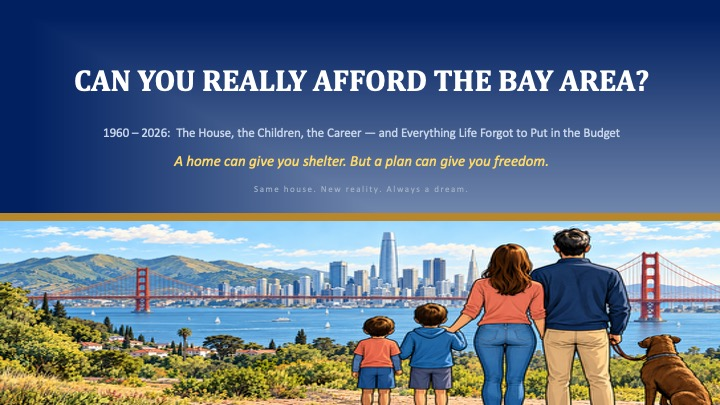
#> input picture images/articles/can-you-really-afford-the-bay-area/slides/slide-01.jpg, 720 x 405 px
$ python make_cards.py
#> lines starting #> are read from the running program, lines starting #| are printed output that depends on the picture
#!/usr/bin/env python3
"""Build the share card and homepage poster from the deck's cover slide.

    python images/articles/can-you-really-afford-the-bay-area/source/make_cards.py

Outputs, relative to this file's parent directory:
  share-card.jpg   1200x630   Open Graph / Twitter / deck-card image (padded, so the
                              full title stays visible in a link preview)
  poster.webp       800x1000  homepage featured-sidebar thumbnail (4:5; the whole
                              slide over a blurred enlargement of itself, so the
                              title reads instead of being cropped away)

Both are derived from slides/slide-01.jpg, so replacing that slide with a
higher-resolution export and re-running this is all that is needed to sharpen
the cards. Do not hand-edit the outputs.

An earlier version of this script drew the cards from scratch in SVG using the
modelled price series. That series has been superseded by the deck's FHFA
back-cast, so drawing them here would only create a third set of numbers to keep
in sync. The cover slide is the single source of truth now.
"""
from pathlib import Path
from PIL import Image, ImageEnhance, ImageFilter, ImageOps

OUT = Path(__file__).resolve().parent.parent
SRC = OUT / "slides" / "slide-01.jpg"
BACKDROP = (26, 45, 82)          # the slide's own deep blue, for letterbox bars


def build(size, name, mode="pad", **save):
    """Compose one card from the cover slide.

    `pad` letterboxes onto the slide's own blue - nothing is cropped, so the
    title survives a link preview.

    `poster` is for the 4:5 homepage thumbnail, where letterbox bars would waste
    more than half the frame and a straight crop would slice the title in two.
    The full slide sits over a blurred, darkened enlargement of itself: the
    frame fills, and every word still reads.
    """
#> called with size = (1200, 630), name = 'share-card.jpg', mode = 'pad'
    src = Image.open(SRC).convert("RGB")
#> src is the input picture: PIL image 720x405 RGB; mean R, G, B 93.9, 111.5, 135.3
    if mode == "pad":
        card = ImageOps.pad(src, size, method=Image.LANCZOS, color=BACKDROP,
                            centering=(0.5, 0.5))
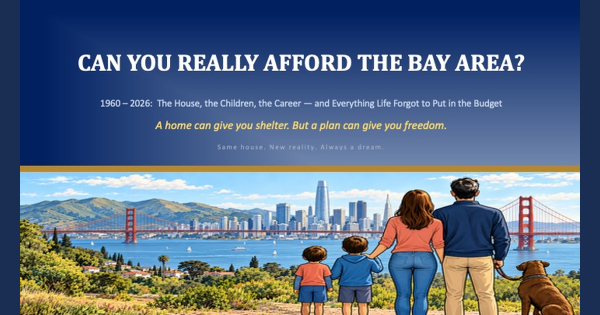
#> card: PIL image 1200x630 RGB (shown at 1/2 size); mean R, G, B 89.4, 107.1, 131.7
    else:
        card = ImageOps.fit(src, size, method=Image.LANCZOS, centering=(0.5, 0.35))
        card = card.filter(ImageFilter.GaussianBlur(28))
        card = ImageEnhance.Brightness(card).enhance(0.62)
        w = size[0]
        slide = src.resize((w, round(w * src.height / src.width)), Image.LANCZOS)
        card.paste(slide, (0, (size[1] - slide.height) // 2))
    card.save(OUT / name, **save)
    print(f"wrote {OUT / name}  {size[0]}x{size[1]}  {(OUT / name).stat().st_size:,} bytes")


if __name__ == "__main__":
    if not SRC.exists():
        raise SystemExit(f"missing {SRC}")
    # The cover is photographic, so JPEG rather than PNG - a PNG of it runs ~750KB.
    build((1200, 630), "share-card.jpg", "pad", format="JPEG", quality=88, optimize=True,
          progressive=True)
    build((800, 1000), "poster.webp", "poster", format="WEBP", quality=88, method=6)
#> call 2 of build, with size = (800, 1000), name = 'poster.webp', mode = 'poster'
#> in build (call 2), `card = ImageOps.fit(src, size, method=Image.LANCZOS, centering=(0.5, 0..`:
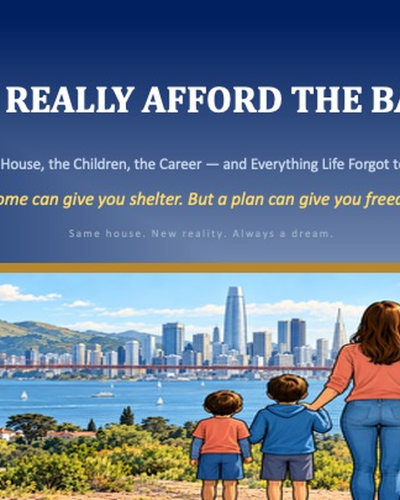
#> card: PIL image 800x1000 RGB (shown at 1/2 size); mean R, G, B 98.7, 117.9, 143.3
#> in build (call 2), `card = card.filter(ImageFilter.GaussianBlur(28))`:
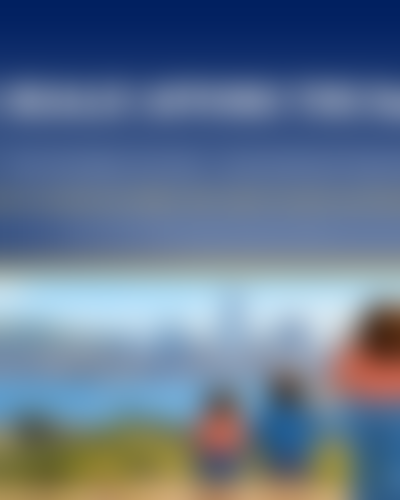
#> card: PIL image 800x1000 RGB (shown at 1/2 size); mean R, G, B 99, 118, 143.4
#> in build (call 2), `card = ImageEnhance.Brightness(card).enhance(0.62)`:
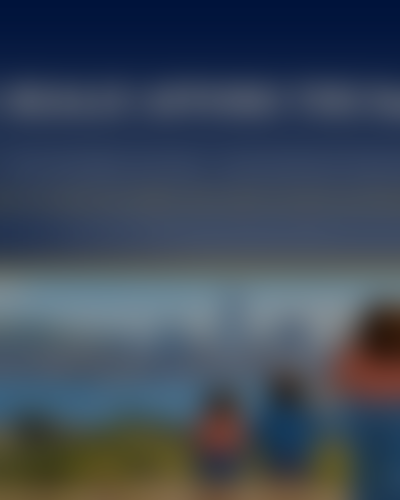
#> card: PIL image 800x1000 RGB (shown at 1/2 size); mean R, G, B 60.9, 72.7, 88.5
#> in build (call 2), `slide = src.resize((w, round(w * src.height / src.width)), Image.LANCZ..`:
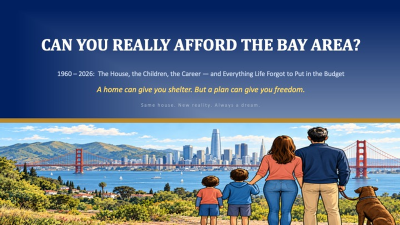
#> slide: PIL image 800x450 RGB (shown at 1/2 size); mean R, G, B 93.9, 111.5, 135.2
#> in build (call 2), `card.paste(slide, (0, (size[1] - slide.height) // 2))`:
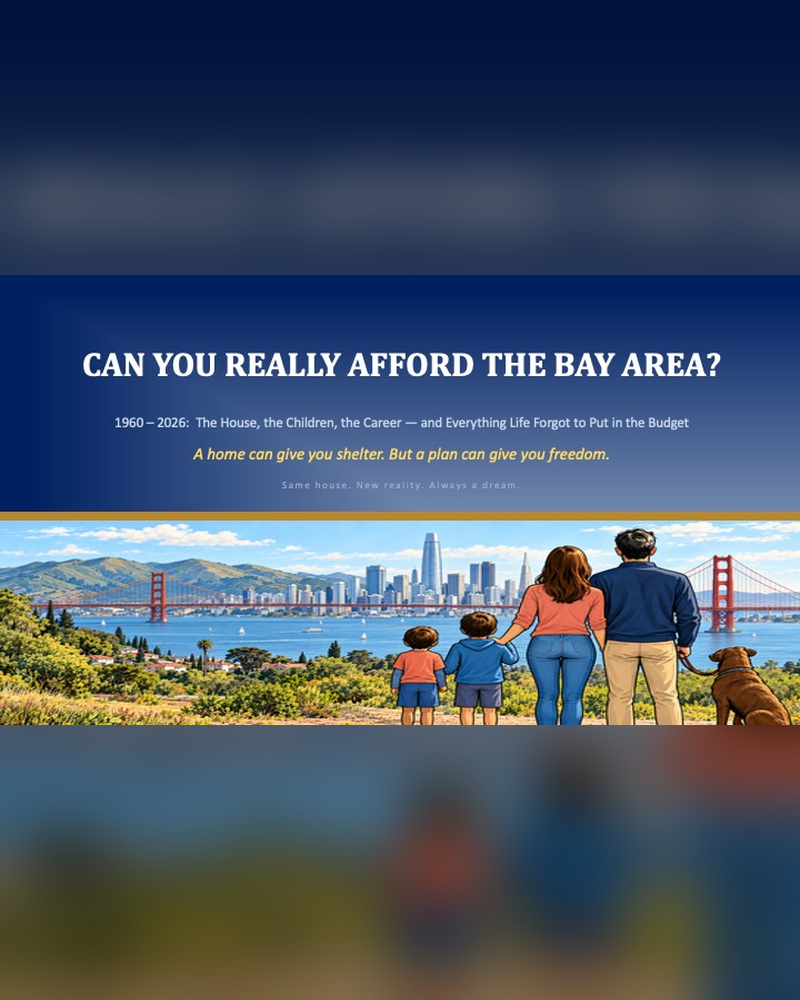
#> card: PIL image 800x1000 RGB; mean R, G, B 69.4, 83.2, 102.4

$ run again, with images/articles/can-you-really-afford-the-bay-area/slides/slide-02.jpg copied over images/articles/can-you-really-afford-the-bay-area/slides/slide-01.jpg
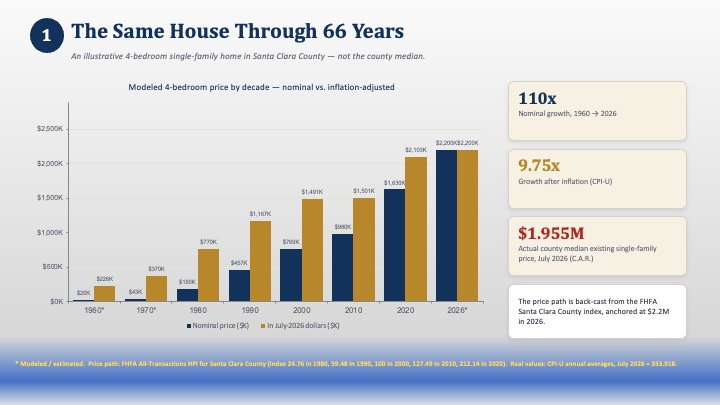
#> input picture images/articles/can-you-really-afford-the-bay-area/slides/slide-02.jpg, 720 x 405 px
#> in build, src is the input picture: PIL image 720x405 RGB; mean R, G, B 207.5, 209.1, 211.4
#> in build (call 2), `card = ImageEnhance.Brightness(card).enhance(0.62)`:
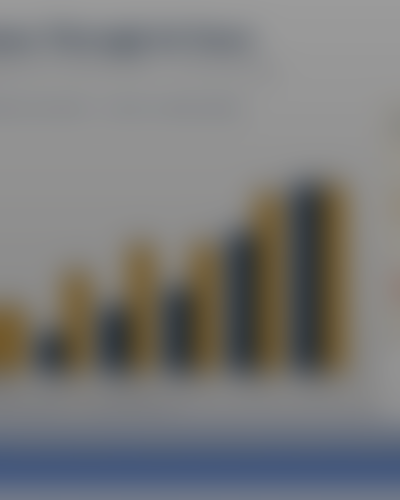
#> card: PIL image 800x1000 RGB (shown at 1/2 size); mean R, G, B 121.3, 121.7, 121.6
#> in build (call 2), `card.paste(slide, (0, (size[1] - slide.height) // 2))`:
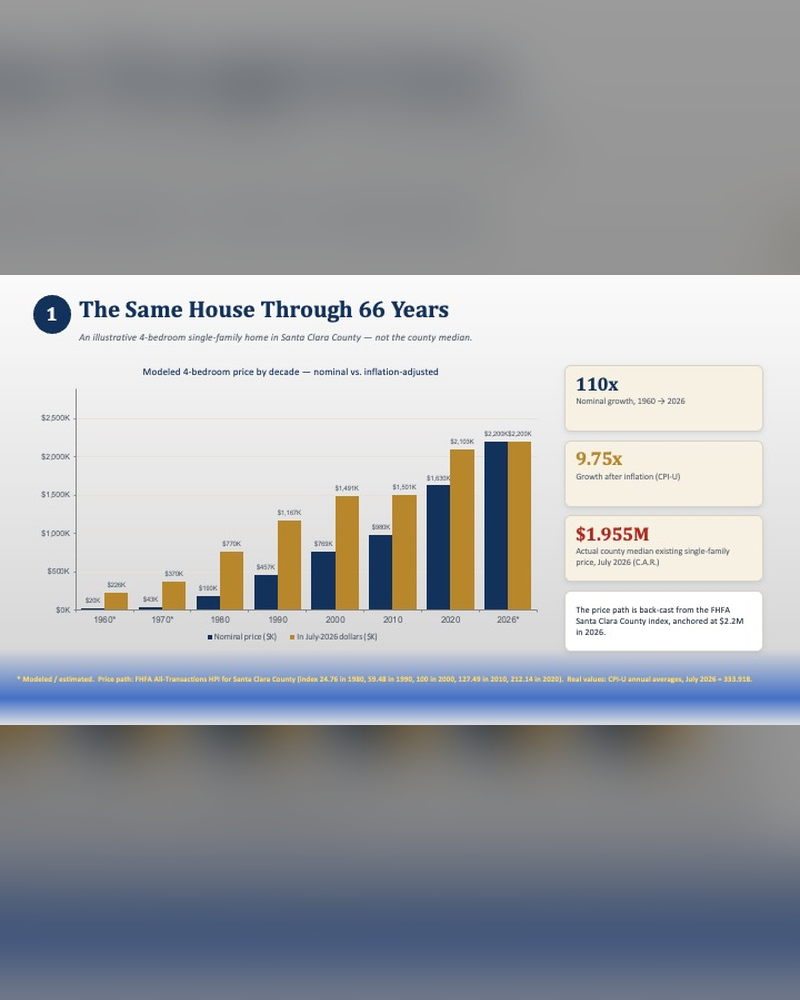
#> card: PIL image 800x1000 RGB; mean R, G, B 161.2, 164.1, 169

$ run again, with images/articles/can-you-really-afford-the-bay-area/slides/slide-03.jpg copied over images/articles/can-you-really-afford-the-bay-area/slides/slide-01.jpg
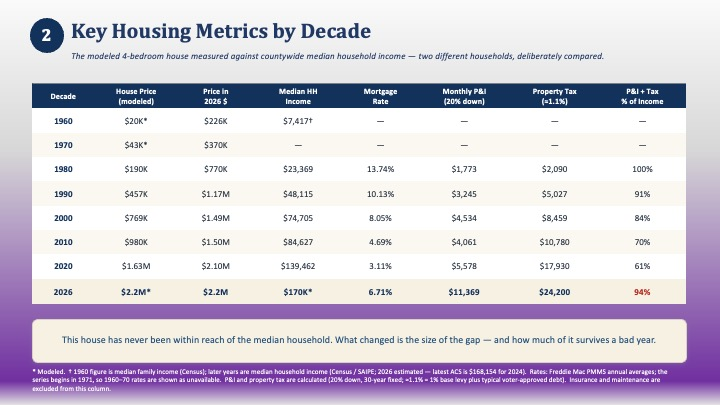
#> input picture images/articles/can-you-really-afford-the-bay-area/slides/slide-03.jpg, 720 x 405 px
#> in build, src is the input picture: PIL image 720x405 RGB; mean R, G, B 213.4, 207.3, 219.3
#> in build (call 2), `card = ImageEnhance.Brightness(card).enhance(0.62)`:
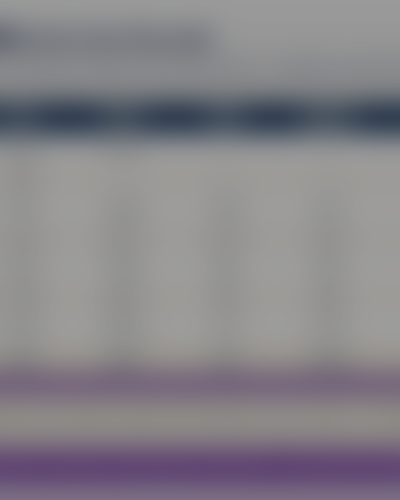
#> card: PIL image 800x1000 RGB (shown at 1/2 size); mean R, G, B 133.6, 130.7, 136.4
#> in build (call 2), `card.paste(slide, (0, (size[1] - slide.height) // 2))`:
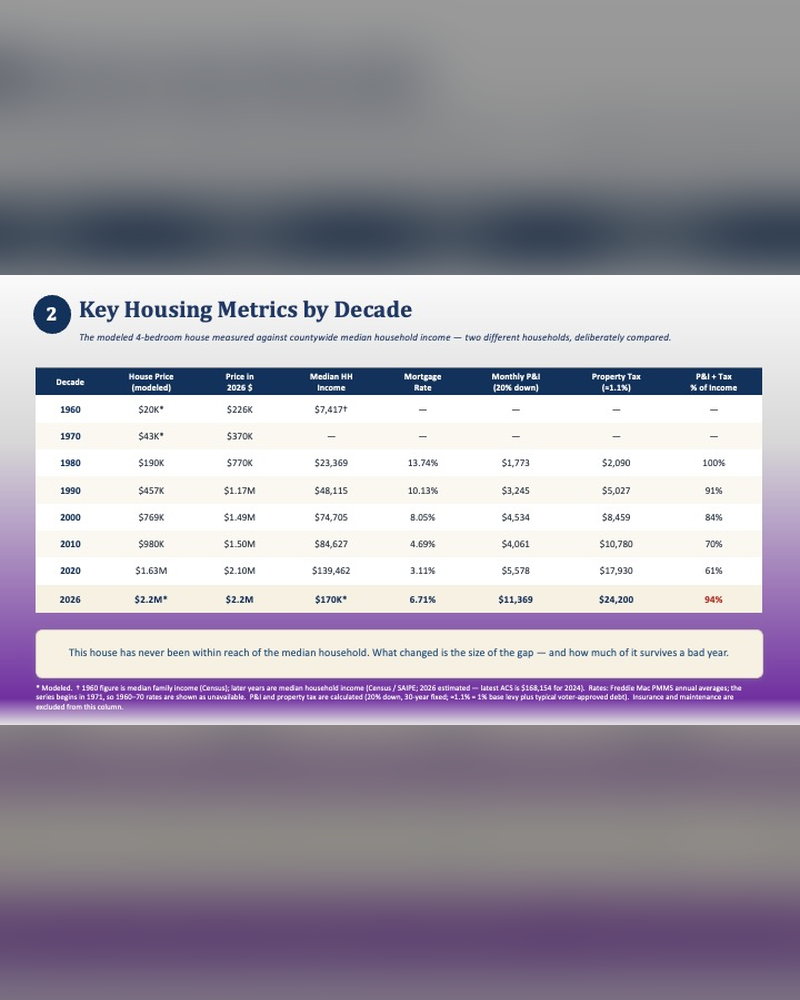
#> card: PIL image 800x1000 RGB; mean R, G, B 162.1, 156.6, 168.5
